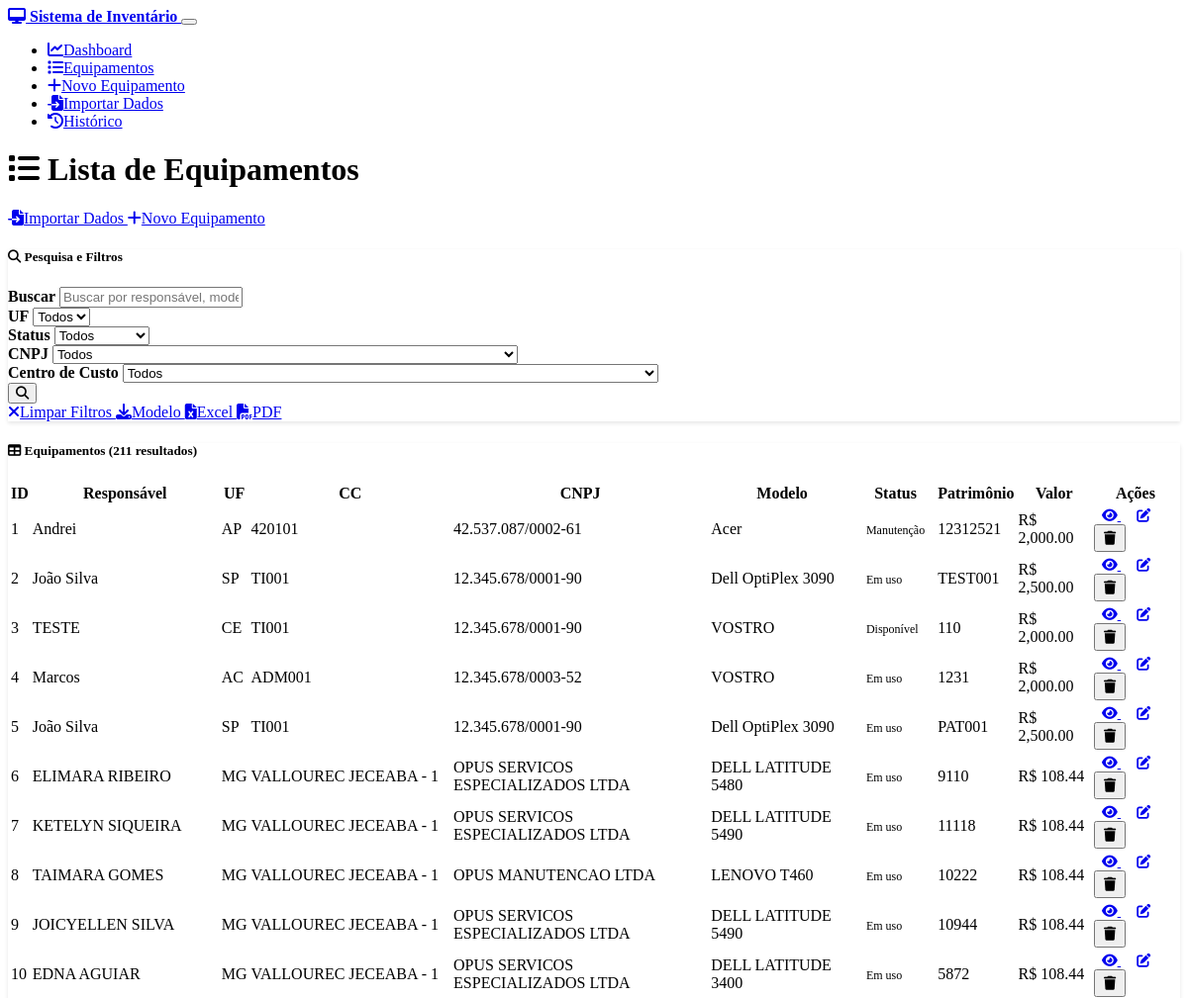
The page /equipment (upper part) on the database as committed earlier.
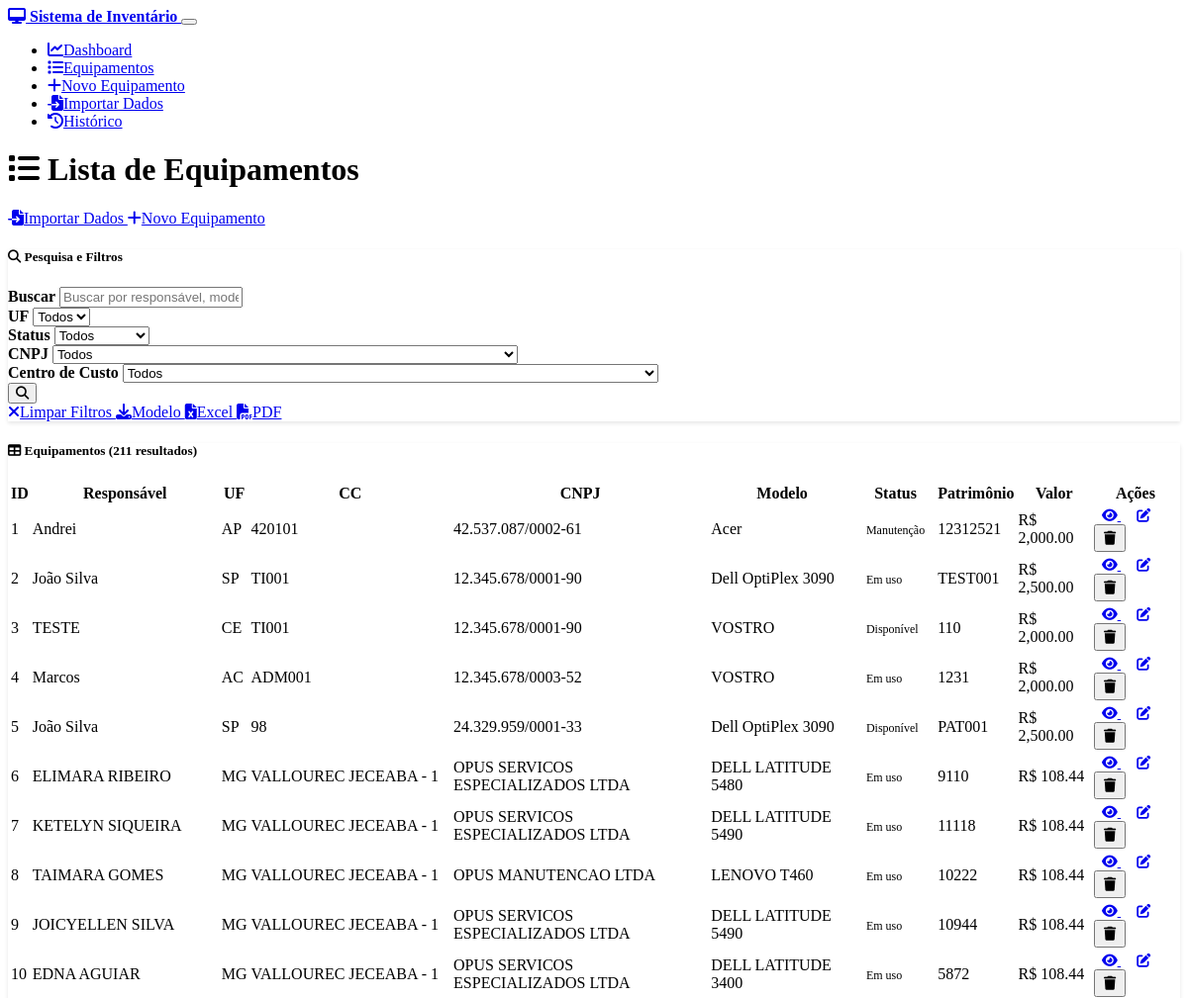
The same page on the database as committed later.
### models.py (models this page shows, shortened)
class Equipment(db.Model):
    __tablename__ = 'equipment'
    id = db.Column(db.Integer, primary_key=True)
    responsavel = db.Column(db.String(100), nullable=False)
    uf = db.Column(db.String(2), nullable=False)
    cc = db.Column(db.String(20), nullable=False)  # Centro de Custo
    cnpj = db.Column(db.Text, nullable=False)  # Mudando para Text para permitir múltiplos CNPJs
    fornecedor = db.Column(db.String(100), nullable=True)  # Novo campo fornecedor
    modelo = db.Column(db.String(100), nullable=False)
    status = db.Column(db.String(50), nullable=False, default='Em uso')
    patrimonio = db.Column(db.String(50), unique=True, nullable=False)
    valor = db.Column(db.Float, nullable=False, default=0.0)
    marca = db.Column(db.String(50), nullable=True)
    processador = db.Column(db.String(100), nullable=True)
    memoria_ram = db.Column(db.String(20), nullable=True)
    hd_ssd = db.Column(db.String(50), nullable=True)
    sistema_operacional = db.Column(db.String(50), nullable=True)
    antivirus = db.Column(db.Boolean, default=False)
    termo_assinado = db.Column(db.Boolean, default=False)
    milvus_funcionando = db.Column(db.Boolean, default=False)
    data_aquisicao = db.Column(db.Date, nullable=True)
    data_baixa = db.Column(db.Date, nullable=True)
    created_at = db.Column(db.DateTime, default=datetime.utcnow)
    updated_at = db.Column(db.DateTime, default=datetime.utcnow, onupdate=datetime.utcnow)
    endereco = db.Column(db.String(200), nullable=True)
    telefone = db.Column(db.String(20), nullable=True)
    email = db.Column(db.String(100), nullable=True)
    link_termos = db.Column(db.String(500), nullable=True)  # Link dos termos assinados
    historico_modificacoes = db.Column(db.Text, nullable=True)  # Histórico de modificações

### routes.py (the view)
@app.route('/equipment')
def equipment_list():
    search_form = SearchForm(request.args)
    page = request.args.get('page', 1, type=int)
    per_page = 20
    if search_form.validate():
        equipment = filter_equipment(search_form)
        total = len(equipment)
        start = (page - 1) * per_page
        end = start + per_page
        equipment = equipment[start:end]
        pagination = {
            'page': page,
            'per_page': per_page,
            'total': total,
            'pages': (total + per_page - 1) // per_page,
            'has_prev': page > 1,
            'has_next': page < ((total + per_page - 1) // per_page),
            'prev_num': page - 1 if page > 1 else None,
            'next_num': page + 1 if page < ((total + per_page - 1) // per_page) else None
        }
    else:
        equipment_query = Equipment.query.paginate(
            page=page, per_page=per_page, error_out=False
        )
        equipment = equipment_query.items
        pagination = {
            'page': equipment_query.page,
            'per_page': equipment_query.per_page,
            'total': equipment_query.total,
            'pages': equipment_query.pages,
            'has_prev': equipment_query.has_prev,
            'has_next': equipment_query.has_next,
            'prev_num': equipment_query.prev_num,
            'next_num': equipment_query.next_num
        }
    return render_template('equipment_list.html',
                         equipment=equipment,
                         search_form=search_form,
                         pagination=pagination)

### templates/equipment_list.html (shortened to what the changed rows need)
{% extends "base.html" %}
{% block content %}
<div class="row">
    <div class="col-12">
        <div class="d-flex justify-content-between align-items-center mb-4">
            <h1>
                <i class="fas fa-list me-2"></i>
                Lista de Equipamentos
            </h1>
        </div>
    </div>
</div>
<div class="row">
    <div class="col-12">
        <div class="card">
            <div class="card-body">
                {% if equipment %}
                    <div class="table-responsive">
                        <table class="table table-striped table-hover">
                            <thead>
                                <tr>
                                    <th>ID</th>
                                    <th>Responsável</th>
                                    <th>UF</th>
                                    <th>CC</th>
                                    <th>CNPJ</th>
                                    <th>Modelo</th>
                                    <th>Status</th>
                                    <th>Patrimônio</th>
                                    <th>Valor</th>
                                    <th>Ações</th>
                                </tr>
                            </thead>
                            <tbody>
                                {% for item in equipment %}
                                    <tr>
                                        <td>{{ item.id }}</td>
                                        <td>{{ item.responsavel }}</td>
                                        <td>{{ item.uf }}</td>
                                        <td>{{ item.cc }}</td>
                                        <td>{{ item.cnpj }}</td>
                                        <td>{{ item.modelo }}</td>
                                        <td>
                                            <span class="badge
                                                {% if item.status == 'Em uso' %}bg-success
                                                {% elif item.status == 'Disponível' %}bg-primary
                                                {% elif item.status == 'Manutenção' %}bg-warning
                                                {% elif item.status == 'Baixado' %}bg-danger
                                                {% else %}bg-secondary{% endif %}">
                                                {{ item.status }}
                                            </span>
                                        </td>
                                        <td>{{ item.patrimonio }}</td>
                                        <td>R$ {{ "{:,.2f}".format(item.valor) }}</td>
                                        <td>
                                            <div class="btn-group btn-group-sm" role="group">
                                                <a href="{{ url_for('equipment_detail', id=item.id) }}"
                                                   class="btn btn-outline-primary" title="Ver detalhes">
                                                    <i class="fas fa-eye"></i>
                                                </a>
                                                <a href="{{ url_for('equipment_edit', id=item.id) }}"
                                                   class="btn btn-outline-secondary" title="Editar">
                                                    <i class="fas fa-edit"></i>
                                                </a>
                                                <button type="button" class="btn btn-outline-danger"
                                                        onclick="confirmDelete({{ item.id }}, '{{ item.patrimonio }}')"
                                                        title="Excluir">
                                                    <i class="fas fa-trash"></i>
                                                </button>
                                            </div>
                                        </td>
                                    </tr>
                                {% endfor %}
                            </tbody>
                        </table>
                    </div>
                {% endif %}
            </div>
        </div>
    </div>
</div>
{% endblock %}

Rows that differ between the two databases and show on the page:
changed Equipment "PAT001": cc "TI001" → "98"; cnpj "12.345.678/0001-90" → "24.329.959/0001-33"; status "Em uso" → "Disponível"
